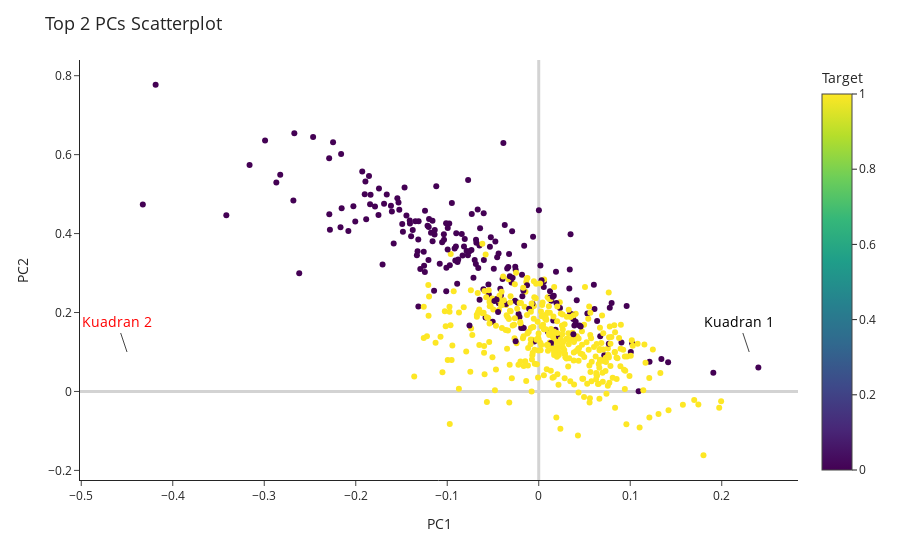

This figure's notebook cell:
### Code cell
fig = px.scatter(new_df, x='PC1', y='PC2', color='Target', template="simple_white")
fig.update_layout(title='Top 2 PCs Scatterplot', title_font_size=18)
fig.update_xaxes(showgrid=False, zeroline=True, zerolinewidth=3, zerolinecolor='lightgray')
fig.update_yaxes(showgrid=False, zeroline=True, zerolinewidth=3, zerolinecolor='lightgray')

fig.add_annotation(x=-0.45, y=0.1, text='Kuadran 2', font_size=14, font_color='red')
fig.add_annotation(x=0.23, y=0.1, text='Kuadran 1', font_size=14, font_color='black')

fig.update_xaxes(title='PC1')
fig.update_yaxes(title='PC2')

fig.show()

### Figure 1 — Plotly figure (JSON) as saved in the notebook; plotly's stock layout.template omitted (floating-point values rounded to 4 significant figures; data arrays with more than 128 entries replaced by an {"elided": "..."} marker saying what was removed)
{"data": [{"hovertemplate": "PC1=%{x}<br>PC2=%{y}<br>Target=%{marker.color}<extra></extra>", "legendgroup": "", "marker": {"color": {"elided": "569 int values"}, "coloraxis": "coloraxis", "symbol": "circle"}, "mode": "markers", "name": "", "orientation": "v", "showlegend": false, "type": "scatter", "x": {"elided": "569 float values"}, "xaxis": "x", "y": {"elided": "569 float values"}, "yaxis": "y"}], "layout": {"annotations": [{"font": {"color": "red", "size": 14}, "text": "Kuadran 2", "x": -0.45, "y": 0.1}, {"font": {"color": "black", "size": 14}, "text": "Kuadran 1", "x": 0.23, "y": 0.1}], "coloraxis": {"colorbar": {"title": {"text": "Target"}}, "colorscale": [[0, "#440154"], [0.1111, "#482878"], [0.2222, "#3e4989"], [0.3333, "#31688e"], [0.4444, "#26828e"], [0.5556, "#1f9e89"], [0.6667, "#35b779"], [0.7778, "#6ece58"], [0.8889, "#b5de2b"], [1, "#fde725"]]}, "legend": {"tracegroupgap": 0}, "margin": {"t": 60}, "title": {"font": {"size": 18}, "text": "Top 2 PCs Scatterplot"}, "xaxis": {"anchor": "y", "domain": [0, 1], "showgrid": false, "title": {"text": "PC1"}, "zeroline": true, "zerolinecolor": "lightgray", "zerolinewidth": 3}, "yaxis": {"anchor": "x", "domain": [0, 1], "showgrid": false, "title": {"text": "PC2"}, "zeroline": true, "zerolinecolor": "lightgray", "zerolinewidth": 3}}}
